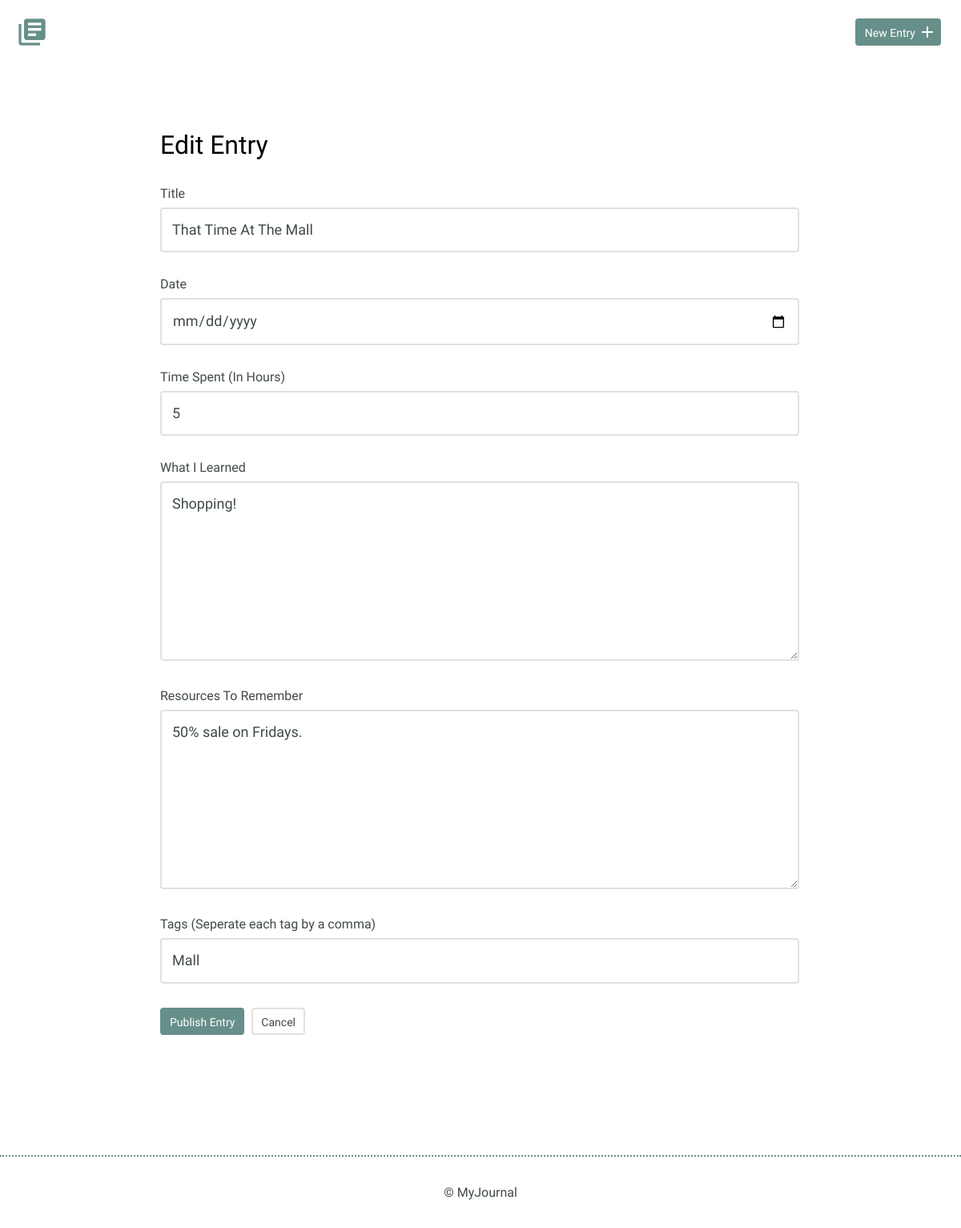
/entries/edit/That Time At The Mall (signed in), run on the app's committed database.
### models.py (models this page shows)
class BaseModel(Model):
    class Meta:
        database = DATABASE

class Entry(BaseModel):
    date_created = DateTimeField(default=datetime.now)
    title = CharField(unique=True)
    time_spent = IntegerField()  # minutes
    learned = TextField()
    resources = TextField()
    class Meta:
        order_by = ('date_created',)

### app.py (the view, shortened to what this page needs)
@app.route('/entry', methods=('GET', 'POST'))
@app.route('/entries/edit/<slug>', methods=('GET', 'POST'))
@login_required
def edit_entry(slug=None):
    if slug:
        entry = models.Entry.get(models.Entry.title == string.capwords(slug))
        tag_query = (models.Tag
                     .select()
                     .join(models.TagList)
                     .join(models.Entry)
                     .where(models.Entry.title == entry.title))
        title = 'Edit Entry'
    else:
        entry = models.Entry()
        tag_query = []
        title = 'Add Entry'
    form = forms.EntryForm(obj=entry)
    tags = ", ".join([tag.name.title() for tag in tag_query])
    return render_template('edit.html', form=form, title=title, tags=tags)

### forms.py
class EntryForm(FlaskForm):
    title = StringField(
        'Title',
        validators=[
            DataRequired(),
        ])
    date_created = DateField(
        'Date',
        format="%m/%d/%Y",
        validators=[
            DataRequired(),
        ])
    time_spent = StringField(
        'Time Spent (In Hours)',
        validators=[
            DataRequired(),
        ])
    learned = TextAreaField(
        'What I Learned',
        validators=[
            DataRequired(),
        ])
    resources = TextAreaField(
        'Resources To Remember',
        validators=[
            DataRequired(),
        ])
    tags = StringField(
        'Tags (Seperate each tag by a comma)',
    )

### app.py (called while the page is built)
@app.before_request
def before_request():
    g.db = models.DATABASE
    g.db.connect(reuse_if_open=True)

@app.after_request
def after_request(response):
    g.db.close()
    return response

@login_manager.user_loader
def load_user(userid):
    try:
        return models.User.get(models.User.id == userid)
    except models.DoesNotExist:
        return None

### templates/edit.html (shortened to what this page needs)
{% extends 'layout.html' %}
{% block content %}
<section>
    <div class="container">
        <div class="edit-entry">
            <form method="POST" action="">
                <h2>{{ title }}</h2>
                {% for field in form %}
                {% if field.name == "tags" %}
                    {{ field.label }}
                    {{ form.tags(value=tags) }}
                {% else %}
                    {% if field.widget.input_type != 'hidden' %} {{ field.label }} {% endif %}
                    {{ field }}
                {% endif %}
                {% endfor %}
                <input type="submit" value="Publish Entry" class="button">
                <a href="{{ url_for('index') }}" class="button button-secondary">Cancel</a>
            </form>
        </div>
    </div>
</section>
{% endblock content %}

### static/css/site.css (style rules this page uses)
body { font-size: 16px; color: #404a49; font-family: 'Cousine', serif; font-weight: 400; }
.container { margin: 0 auto; padding: 0 25px; }
.button { padding: 8px 10px 6px 10px; background: #678f89; border: 2px solid #678f89; border-radius: 4px; text-decoration: none; color: #FFF; position: relative; text-align: center; font-size: 14px; }
.button.button-secondary { background: #FFF; border: 2px solid #e1e1e1; color: #404a49; }
h1, h2, h3 { margin: 0; font-weight: 400; line-height: 1em; color: #000; }
h2 { font-size: 32px; }
.entry-list, .edit-entry, .new-entry { max-width: 800px; margin: 0 auto; padding: 70px 0 150px 0; }
.edit-entry h2, .new-entry h2 { margin-bottom: 35px; }
form label { display: block; margin-bottom: 8px; }
form input[type=text], form input[type=password], form input[type=date], form textarea { border: 2px solid #e1e1e1; font-size: 18px; line-height: 1.8em; padding:10px 13px; margin-bottom: 30px; border-radius: 4px; width: calc(100% - 32px); }
.edit-entry form textarea, .new-entry form textarea { min-height: 200px; }
input[type=submit] { margin-right: 5px; }

### data on the page
Entry: form "That Time At The Mall" "5" "Shopping!" "50% sale on Fridays."

### other printed values
{{ title }} "Edit Entry"
{{ field.label }} "Title" "Date" "Time Spent (In Hours)" "What I Learned" "Resources To Remember"
{{ field.label }} "Tags (Seperate each tag by a comma)"
